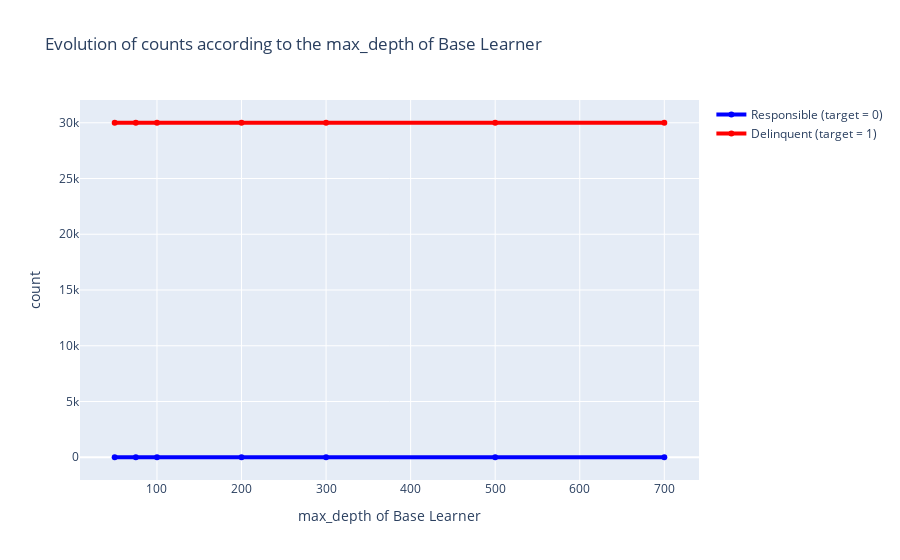

Here is the notebook cell this chart was saved with:
### Code cell
import plotly.graph_objs as go
from plotly.offline import download_plotlyjs, init_notebook_mode, plot, iplot

trace1 = go.Scatter(
        x=df_collector_estimators.estimators,
        y=df_collector_estimators.count_zero,
        name="Responsible (target = 0)",
        line=dict(color="blue", width=4),
    )

trace2 = go.Scatter(
        x=df_collector_estimators.estimators,
        y=df_collector_estimators.count_one,
        name="Delinquent (target = 1)",
        line=dict(color="red", width=4),
    )
data = [trace1, trace2]

# Edit the layout
layout = dict(
        title=f"Evolution of counts according to the max_depth of Base Learner",
        xaxis=dict(title="max_depth of Base Learner"),
        yaxis=dict(title=f"count"),
)

fig = dict(data=data, layout=layout)
iplot(fig)

### Figure 1 — Plotly figure (JSON) as saved in the notebook; plotly's stock layout.template omitted (floating-point values rounded to 4 significant figures)
{"data": [{"line": {"color": "blue", "width": 4}, "name": "Responsible (target = 0)", "type": "scatter", "x": [50, 75, 100, 200, 300, 500, 700], "y": [0, 0, 0, 0, 0, 0, 0]}, {"line": {"color": "red", "width": 4}, "name": "Delinquent (target = 1)", "type": "scatter", "x": [50, 75, 100, 200, 300, 500, 700], "y": [30000, 30000, 30000, 30000, 30000, 30000, 30000]}], "layout": {"title": {"text": "Evolution of counts according to the max_depth of Base Learner"}, "xaxis": {"title": {"text": "max_depth of Base Learner"}}, "yaxis": {"title": {"text": "count"}}}}
